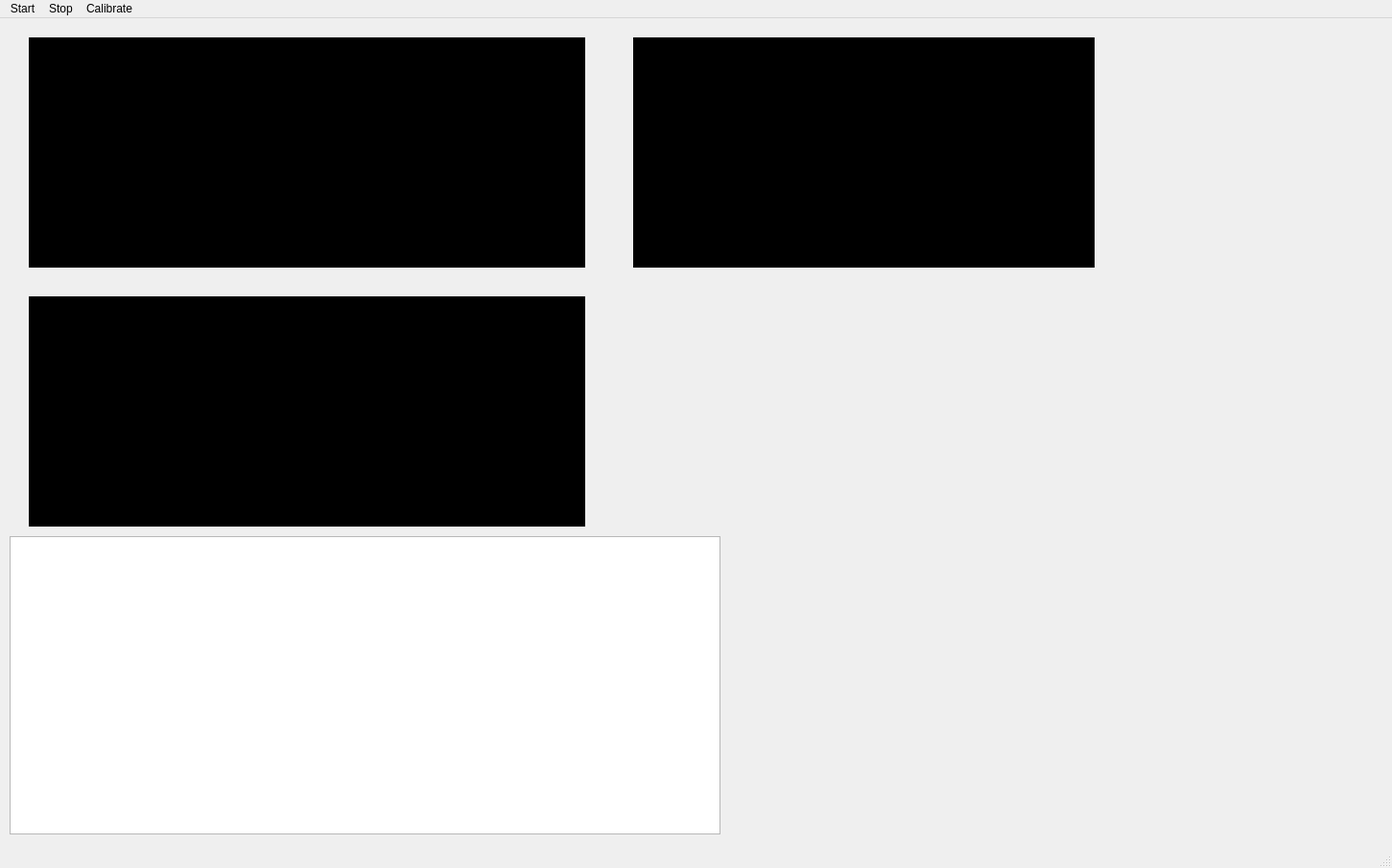
<?xml version="1.0" encoding="UTF-8"?>
<ui version="4.0">
 <class>MainWindow</class>
 <widget class="QMainWindow" name="MainWindow">
  <property name="geometry">
   <rect>
    <x>0</x>
    <y>0</y>
    <width>1451</width>
    <height>905</height>
   </rect>
  </property>
  <property name="windowTitle">
   <string>MainWindow</string>
  </property>
  <widget class="QWidget" name="centralwidget">
   <widget class="PlotWidget" name="Pressure" native="true">
    <property name="geometry">
     <rect>
      <x>30</x>
      <y>20</y>
      <width>580</width>
      <height>240</height>
     </rect>
    </property>
    <property name="maximumSize">
     <size>
      <width>580</width>
      <height>240</height>
     </size>
    </property>
    <property name="styleSheet">
     <string notr="true">background-color: black</string>
    </property>
   </widget>
   <widget class="PlotWidget" name="Altitude" native="true">
    <property name="geometry">
     <rect>
      <x>30</x>
      <y>290</y>
      <width>580</width>
      <height>240</height>
     </rect>
    </property>
    <property name="maximumSize">
     <size>
      <width>720</width>
      <height>240</height>
     </size>
    </property>
    <property name="styleSheet">
     <string notr="true">background-color: black</string>
    </property>
   </widget>
   <widget class="PlotWidget" name="Temperature" native="true">
    <property name="geometry">
     <rect>
      <x>660</x>
      <y>20</y>
      <width>481</width>
      <height>240</height>
     </rect>
    </property>
    <property name="maximumSize">
     <size>
      <width>720</width>
      <height>240</height>
     </size>
    </property>
    <property name="styleSheet">
     <string notr="true">background-color:black</string>
    </property>
   </widget>
   <widget class="QTableWidget" name="RawData">
    <property name="geometry">
     <rect>
      <x>10</x>
      <y>540</y>
      <width>741</width>
      <height>311</height>
     </rect>
    </property>
   </widget>
   <widget class="PlotWidget" name="Gyro" native="true">
    <property name="geometry">
     <rect>
      <x>810</x>
      <y>560</y>
      <width>411</width>
      <height>281</height>
     </rect>
    </property>
   </widget>
   <widget class="PlotWidget" name="Gyro_Z" native="true">
    <property name="geometry">
     <rect>
      <x>660</x>
      <y>290</y>
      <width>481</width>
      <height>241</height>
     </rect>
    </property>
   </widget>
  </widget>
  <widget class="QMenuBar" name="menubar">
   <property name="geometry">
    <rect>
     <x>0</x>
     <y>0</y>
     <width>1451</width>
     <height>30</height>
    </rect>
   </property>
   <widget class="QMenu" name="menuStart">
    <property name="title">
     <string>Start</string>
    </property>
   </widget>
   <widget class="QMenu" name="menuStop">
    <property name="title">
     <string>Stop</string>
    </property>
   </widget>
   <widget class="QMenu" name="menuCalibrate">
    <property name="title">
     <string>Calibrate</string>
    </property>
   </widget>
   <addaction name="menuStart"/>
   <addaction name="menuStop"/>
   <addaction name="menuCalibrate"/>
  </widget>
  <widget class="QStatusBar" name="statusbar"/>
 </widget>
 <customwidgets>
  <customwidget>
   <class>PlotWidget</class>
   <extends>QWidget</extends>
   <header>pyqtgraph</header>
   <container>1</container>
  </customwidget>
 </customwidgets>
 <resources/>
 <connections/>
</ui>
